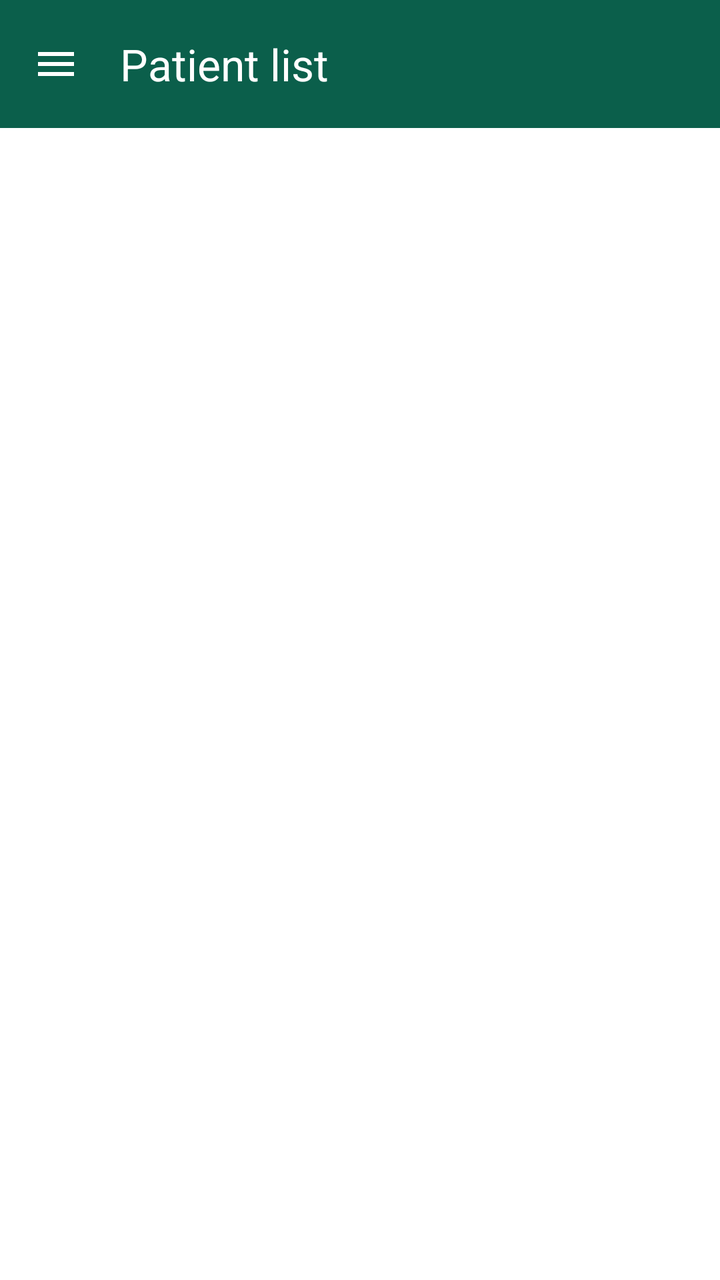
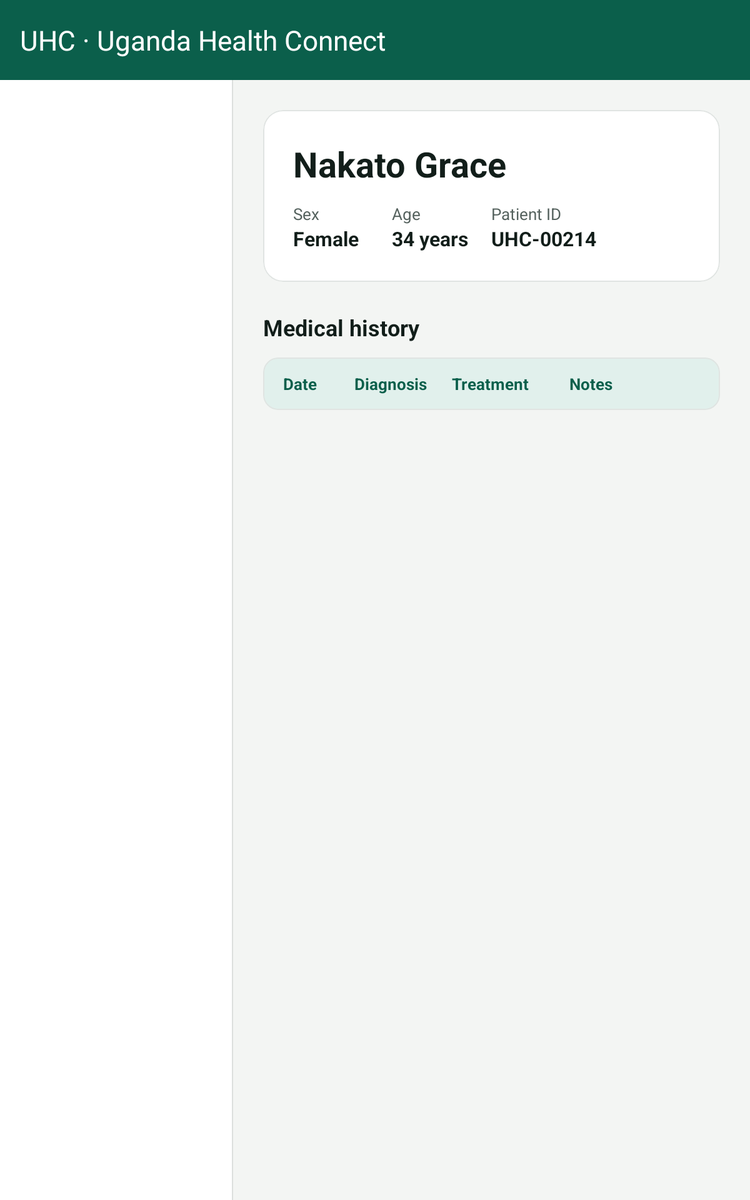

One screen, two layout resources from the same app: the default and the repository's alternative for another configuration. Each is rendered where Android would select it; the XML of both is given below.
<!-- AndroidManifest.xml: application theme Theme.UHC -->
<!-- res/layout/activity_patient_list.xml -->
<?xml version="1.0" encoding="utf-8"?>
<androidx.drawerlayout.widget.DrawerLayout
    xmlns:android="http://schemas.android.com/apk/res/android"
    xmlns:app="http://schemas.android.com/apk/res-auto"
    xmlns:tools="http://schemas.android.com/tools"
    android:id="@+id/drawerLayout"
    android:layout_width="match_parent"
    android:layout_height="match_parent">

    <LinearLayout
        android:layout_width="match_parent"
        android:layout_height="match_parent"
        android:orientation="vertical">

        <com.google.android.material.appbar.MaterialToolbar
            android:id="@+id/toolbar"
            android:layout_width="match_parent"
            android:layout_height="?attr/actionBarSize"
            android:background="@color/uhc_green"
            app:navigationContentDescription="@string/open_drawer"
            app:navigationIcon="@drawable/ic_menu"
            app:title="@string/patient_list"
            app:titleTextColor="@color/uhc_surface"/>

        <androidx.recyclerview.widget.RecyclerView
            android:id="@+id/rvPatients"
            android:layout_width="match_parent"
            android:layout_height="0dp"
            android:layout_weight="1"
            android:background="@color/uhc_surface"
            tools:listitem="@layout/item_patient"/>
    </LinearLayout>

    <com.google.android.material.navigation.NavigationView
        android:id="@+id/navView"
        android:layout_width="280dp"
        android:layout_height="match_parent"
        android:layout_gravity="start"
        android:background="@color/uhc_surface"
        app:headerLayout="@layout/nav_header"
        app:itemBackground="@drawable/nav_item_bg"
        app:itemHorizontalPadding="24dp"
        app:itemIconPadding="20dp"
        app:itemIconTint="@color/nav_item_color"
        app:itemTextColor="@color/nav_item_color"
        app:itemVerticalPadding="14dp"
        app:menu="@menu/drawer_menu"/>
</androidx.drawerlayout.widget.DrawerLayout>
<!-- res/layout/nav_header.xml (included above) -->
<?xml version="1.0" encoding="utf-8"?>
<LinearLayout xmlns:android="http://schemas.android.com/apk/res/android"
    android:layout_width="match_parent"
    android:layout_height="wrap_content"
    android:background="@color/uhc_green"
    android:gravity="bottom"
    android:minHeight="140dp"
    android:orientation="vertical"
    android:padding="16dp">

    <TextView
        android:id="@+id/tvAppShortName"
        android:layout_width="wrap_content"
        android:layout_height="wrap_content"
        android:text="@string/app_short_name"
        android:textColor="@color/uhc_surface"
        android:textSize="28sp"
        android:textStyle="bold"/>

    <TextView
        android:id="@+id/tvAppName"
        android:layout_width="wrap_content"
        android:layout_height="wrap_content"
        android:text="@string/app_name"
        android:textColor="@color/uhc_green_tint"
        android:textSize="15sp"/>
</LinearLayout>
<!-- resources referenced by this layout -->
<resources>
  <color name="uhc_green">#0B5F4B</color>
  <color name="uhc_green_tint">#E1F0EC</color>
  <color name="uhc_surface">#FFFFFF</color>
  <!-- drawable ic_menu (drawable) -->
  <?xml version="1.0" encoding="utf-8"?>
  <vector xmlns:android="http://schemas.android.com/apk/res/android"
      android:width="24dp" android:height="24dp"
      android:viewportWidth="24" android:viewportHeight="24">
      <path android:fillColor="#FFFFFF" android:pathData="M3,18h18v-2L3,16v2zM3,13h18v-2L3,11v2zM3,6v2h18L21,6L3,6z"/>
  </vector>
  <!-- drawable nav_item_bg (drawable) -->
  <?xml version="1.0" encoding="utf-8"?>
  <selector xmlns:android="http://schemas.android.com/apk/res/android">
      <item android:state_checked="true">
          <shape android:shape="rectangle">
              <solid android:color="@color/uhc_green_tint"/>
              <corners android:radius="28dp"/>
          </shape>
      </item>
      <item>
          <shape android:shape="rectangle"><solid android:color="@android:color/transparent"/></shape>
      </item>
  </selector>
  <string name="app_name">Uganda Health Connect</string>
  <string name="app_short_name">UHC</string>
  <string name="open_drawer">Open navigation drawer</string>
  <string name="patient_list">Patient list</string>
  <style name="Theme.UHC" parent="Theme.Material3.Light.NoActionBar">
          <item name="colorPrimary">@color/uhc_green</item>
          <item name="colorOnPrimary">@color/uhc_surface</item>
          <item name="colorSurface">@color/uhc_surface</item>
          <item name="android:statusBarColor">@color/uhc_green_dark</item>
          <item name="android:windowBackground">@color/uhc_surface</item>
      </style>
  <color name="uhc_green_dark">#084A3B</color>
</resources>
<!-- res/layout-sw600dp/activity_patient_list.xml (the repository's variant of the layout above) -->
<!-- drawn on a 7-inch tablet held upright -->
<?xml version="1.0" encoding="utf-8"?>
<LinearLayout xmlns:android="http://schemas.android.com/apk/res/android"
    xmlns:app="http://schemas.android.com/apk/res-auto"
    xmlns:tools="http://schemas.android.com/tools"
    android:layout_width="match_parent"
    android:layout_height="match_parent"
    android:orientation="vertical">

    <com.google.android.material.appbar.MaterialToolbar
        android:id="@+id/toolbar"
        android:layout_width="match_parent"
        android:layout_height="?attr/actionBarSize"
        android:background="@color/uhc_green"
        app:title="@string/app_title_wide"
        app:titleTextColor="@color/uhc_surface"/>

    <LinearLayout
        android:layout_width="match_parent"
        android:layout_height="0dp"
        android:layout_weight="1"
        android:baselineAligned="false"
        android:orientation="horizontal">

        <androidx.recyclerview.widget.RecyclerView
            android:id="@+id/rvPatients"
            android:layout_width="0dp"
            android:layout_height="match_parent"
            android:layout_weight="0.31"
            android:background="@color/uhc_surface"
            tools:listitem="@layout/item_patient"/>

        <View android:layout_width="1dp" android:layout_height="match_parent" android:background="@color/uhc_divider"/>

        <androidx.core.widget.NestedScrollView
            android:layout_width="0dp"
            android:layout_height="match_parent"
            android:layout_weight="0.69"
            android:background="@color/uhc_background">

            <LinearLayout
                android:layout_width="match_parent"
                android:layout_height="wrap_content"
                android:orientation="vertical"
                android:padding="24dp">

                <com.google.android.material.card.MaterialCardView
                    android:layout_width="match_parent"
                    android:layout_height="wrap_content"
                    app:cardBackgroundColor="@color/uhc_surface"
                    app:cardCornerRadius="16dp"
                    app:cardElevation="0dp"
                    app:strokeColor="@color/uhc_card_stroke"
                    app:strokeWidth="1dp">

                    <LinearLayout
                        android:layout_width="match_parent"
                        android:layout_height="wrap_content"
                        android:orientation="vertical"
                        android:padding="24dp">

                        <TextView android:id="@+id/tvDetailName"
                            android:layout_width="match_parent" android:layout_height="wrap_content"
                            android:textColor="@color/uhc_text_primary" android:textSize="28sp"
                            android:textStyle="bold" tools:text="Nakato Grace"/>

                        <LinearLayout
                            android:layout_width="match_parent" android:layout_height="wrap_content"
                            android:layout_marginTop="12dp" android:baselineAligned="false"
                            android:orientation="horizontal">

                            <LinearLayout android:layout_width="0dp" android:layout_height="wrap_content" android:layout_weight="1" android:orientation="vertical">
                                <TextView style="@style/UHC.Text.Label" android:layout_width="wrap_content" android:layout_height="wrap_content" android:text="@string/sex"/>
                                <TextView android:id="@+id/tvSex" style="@style/UHC.Text.Name" android:layout_width="wrap_content" android:layout_height="wrap_content" android:textSize="16sp" tools:text="Female"/>
                            </LinearLayout>
                            <LinearLayout android:layout_width="0dp" android:layout_height="wrap_content" android:layout_weight="1" android:orientation="vertical">
                                <TextView style="@style/UHC.Text.Label" android:layout_width="wrap_content" android:layout_height="wrap_content" android:text="@string/age"/>
                                <TextView android:id="@+id/tvAge" style="@style/UHC.Text.Name" android:layout_width="wrap_content" android:layout_height="wrap_content" android:textSize="16sp" tools:text="34 years"/>
                            </LinearLayout>
                            <LinearLayout android:layout_width="0dp" android:layout_height="wrap_content" android:layout_weight="2" android:orientation="vertical">
                                <TextView style="@style/UHC.Text.Label" android:layout_width="wrap_content" android:layout_height="wrap_content" android:text="@string/patient_id"/>
                                <TextView android:id="@+id/tvPatientId" style="@style/UHC.Text.Name" android:layout_width="wrap_content" android:layout_height="wrap_content" android:textSize="16sp" tools:text="UHC-00214"/>
                            </LinearLayout>
                        </LinearLayout>
                    </LinearLayout>
                </com.google.android.material.card.MaterialCardView>

                <TextView
                    style="@style/UHC.Text.Section"
                    android:layout_width="match_parent" android:layout_height="wrap_content"
                    android:layout_marginTop="24dp" android:layout_marginBottom="12dp"
                    android:text="@string/medical_history"/>

                <com.google.android.material.card.MaterialCardView
                    android:layout_width="match_parent"
                    android:layout_height="wrap_content"
                    app:cardBackgroundColor="@color/uhc_surface"
                    app:cardCornerRadius="12dp"
                    app:cardElevation="0dp"
                    app:strokeColor="@color/uhc_card_stroke"
                    app:strokeWidth="1dp">

                    <LinearLayout
                        android:layout_width="match_parent"
                        android:layout_height="wrap_content"
                        android:orientation="vertical">

                        <LinearLayout
                            android:layout_width="match_parent" android:layout_height="wrap_content"
                            android:background="@color/uhc_green_tint"
                            android:orientation="horizontal"
                            android:paddingStart="16dp" android:paddingTop="12dp"
                            android:paddingEnd="16dp" android:paddingBottom="12dp">
                            <TextView style="@style/UHC.Text.Label" android:layout_width="0dp" android:layout_height="wrap_content" android:layout_weight="1.1" android:text="@string/date" android:textColor="@color/uhc_green" android:textStyle="bold"/>
                            <TextView style="@style/UHC.Text.Label" android:layout_width="0dp" android:layout_height="wrap_content" android:layout_weight="1.5" android:text="@string/diagnosis" android:textColor="@color/uhc_green" android:textStyle="bold"/>
                            <TextView style="@style/UHC.Text.Label" android:layout_width="0dp" android:layout_height="wrap_content" android:layout_weight="1.8" android:text="@string/treatment" android:textColor="@color/uhc_green" android:textStyle="bold"/>
                            <TextView style="@style/UHC.Text.Label" android:layout_width="0dp" android:layout_height="wrap_content" android:layout_weight="2" android:text="@string/notes" android:textColor="@color/uhc_green" android:textStyle="bold"/>
                        </LinearLayout>

                        <androidx.recyclerview.widget.RecyclerView
                            android:id="@+id/rvHistory"
                            android:layout_width="match_parent"
                            android:layout_height="wrap_content"
                            android:nestedScrollingEnabled="false"
                            tools:listitem="@layout/item_history_row"/>
                    </LinearLayout>
                </com.google.android.material.card.MaterialCardView>
            </LinearLayout>
        </androidx.core.widget.NestedScrollView>
    </LinearLayout>
</LinearLayout>
<!-- resources referenced by the variant -->
<!-- as a 7-inch tablet held upright resolves them -->
<resources>
  <color name="uhc_background">#F3F5F3</color>
  <color name="uhc_card_stroke">#E0E4E2</color>
  <color name="uhc_divider">#DCDFDD</color>
  <color name="uhc_green">#0B5F4B</color>
  <color name="uhc_green_tint">#E1F0EC</color>
  <color name="uhc_surface">#FFFFFF</color>
  <color name="uhc_text_primary">#121E1A</color>
  <string name="age">Age</string>
  <string name="app_title_wide">UHC · Uganda Health Connect</string>
  <string name="date">Date</string>
  <string name="diagnosis">Diagnosis</string>
  <string name="medical_history">Medical history</string>
  <string name="notes">Notes</string>
  <string name="patient_id">Patient ID</string>
  <string name="sex">Sex</string>
  <string name="treatment">Treatment</string>
  <style name="UHC.Text.Label" parent="">
          <item name="android:textSize">13sp</item>
          <item name="android:textColor">@color/uhc_text_secondary</item>
      </style>
  <style name="UHC.Text.Name" parent="">
          <item name="android:textSize">18sp</item>
          <item name="android:textStyle">bold</item>
          <item name="android:textColor">@color/uhc_text_primary</item>
      </style>
  <style name="UHC.Text.Section" parent="">
          <item name="android:textSize">18sp</item>
          <item name="android:textStyle">bold</item>
          <item name="android:textColor">@color/uhc_text_primary</item>
      </style>
  <style name="Theme.UHC" parent="Theme.Material3.Light.NoActionBar">
          <item name="colorPrimary">@color/uhc_green</item>
          <item name="colorOnPrimary">@color/uhc_surface</item>
          <item name="colorSurface">@color/uhc_surface</item>
          <item name="android:statusBarColor">@color/uhc_green_dark</item>
          <item name="android:windowBackground">@color/uhc_surface</item>
      </style>
  <color name="uhc_text_secondary">#55625E</color>
  <color name="uhc_green_dark">#084A3B</color>
</resources>
